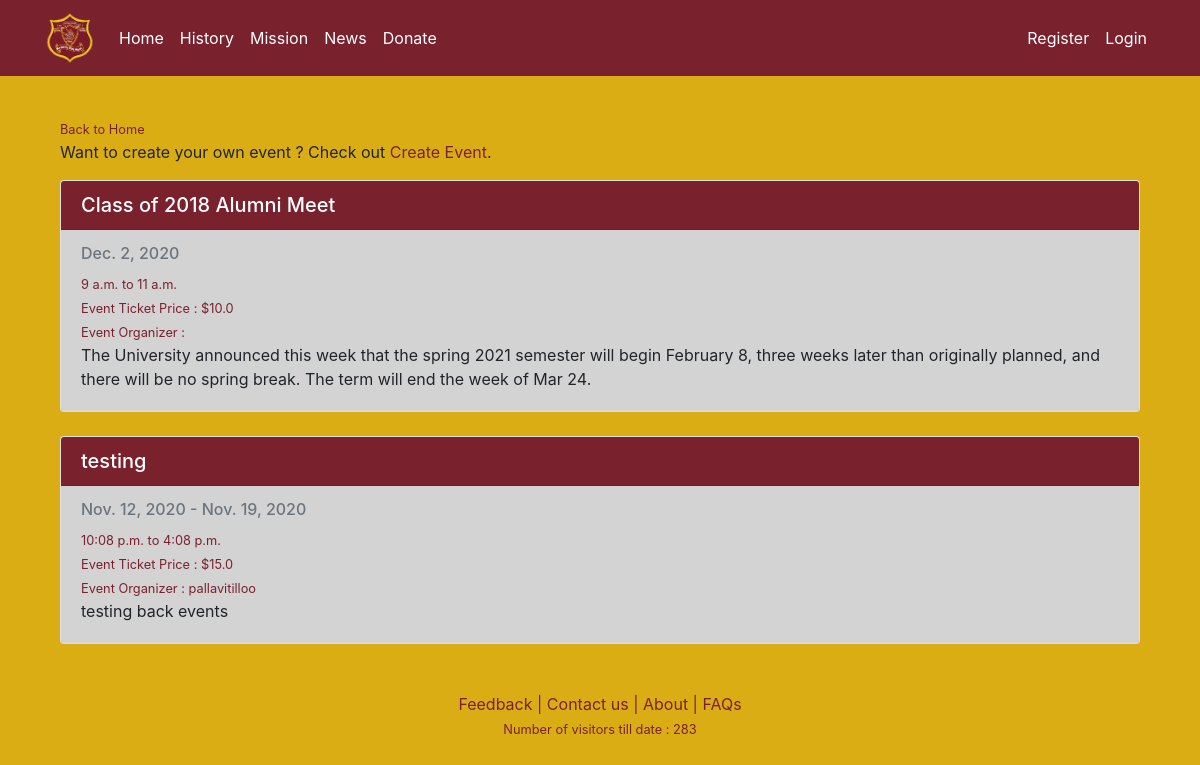
The page /alleventslist/ on the database as committed earlier.
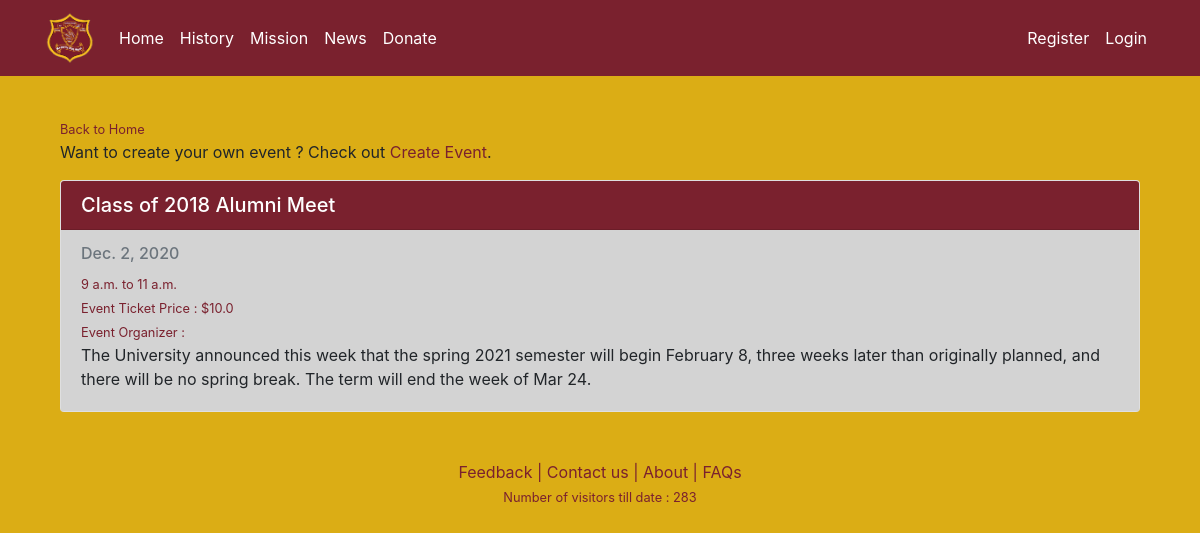
The same page on the database as committed later.
### Maggotty/models.py (models this page shows, shortened)
class Event(models.Model):
    eventName = models.CharField("Event Name", max_length=255, blank=False)
    eventDesc = models.TextField("Event Description", max_length=1024, blank=True, null=True)
    fromDate = models.DateField(blank=False)
    toDate = models.DateField(blank=False)
    startTime = models.TimeField()
    endTime = models.TimeField()
    ticket = models.FloatField("Ticket Price", null=True)
    isApproved = models.BooleanField("Is Approved", default=False)
    createdBy = models.CharField("Created By", max_length=255, editable=False)

### Maggotty/views.py (the view)
# urls.py: path("alleventslist/", views.alleventslist, name="alleventslist"),
def alleventslist(request):
    today = date.today().strftime('%Y-%m-%d')
    allEvents = Event.objects.filter(fromDate__range=["2010-01-01", today])
    return render(request, "Maggotty/alleventslist.html", {"allEvents": allEvents})

### Maggotty/templates/Maggotty/alleventslist.html (shortened to what this page needs)
{% extends "Maggotty/layout.html" %}
{% block content %}
<div class="container">
    <div class="row row-content">
        <div class="col col-sm order-sm-first col-md">
          <small><a href="{% url 'home' %}" class="redLink">Back to Home</a></small>
          <br/>
            <p>
                Want to create your own event ? Check out <a class="redLink" href="{% url 'createevent' %}">Create Event</a>.
            </p>
        </div>
    </div>
    {% for record in allEvents %}
    <div class="card">
        <h5 class="card-header text-white" style="background-color: #7a212e;">{{record.eventName}}</h5>
        <div class="card-body" style="background-color:lightgray;">
          {% if record.fromDate == record.toDate %}
            <h6 class="card-subtitle mb-2 text-muted">{{record.fromDate}}</h6>
          {% else %}
            <h6 class="card-subtitle mb-2 text-muted">{{record.fromDate}} - {{record.toDate}}</h6>
          {% endif %}
          <small class="redLink">{{record.startTime}} to {{record.endTime}}</small><br/>
          <small class="redLink">Event Ticket Price : ${{record.ticket}}</small><br/>
          <small class="redLink">Event Organizer : {{record.createdBy}}</small>
          <p class="card-text">{{record.eventDesc}}</p>
        </div>
      </div>
    <br/>
    {% endfor %}
</div>
{% endblock %}

### Maggotty/templates/Maggotty/layout.html (shortened to what this page needs)
<!DOCTYPE html>
<html>
<head>
    {% load static %}
    <link rel="stylesheet" type="text/css" href="{% static 'Maggotty/style.css' %}">
    <link rel="stylesheet" href="https://stackpath.bootstrapcdn.com/bootstrap/4.5.2/css/bootstrap.min.css">
    <link rel="stylesheet" href="https://stackpath.bootstrapcdn.com/font-awesome/4.7.0/css/font-awesome.min.css">
    <link rel="stylesheet" href="https://cdnjs.cloudflare.com/ajax/libs/tempusdominus-bootstrap-4/5.39.0/css/tempusdominus-bootstrap-4.min.css" />
</head>
<body class="bgPage">
    <nav class="navbar navbar-expand-md navbar-dark mb-3">
        <div class="container">
            <a class="navbar-brand" href="#">
                <img src="{% static 'Maggotty/MHLogo_tran.png' %}" height="50">
              </a>
            <div class="collapse navbar-collapse" id="navbarCollapse">
                <div class="navbar-nav">
                    <a href="{% url 'home' %}" class="nav-item nav-link active">Home</a>
                    <a href="{% url 'history' %}" class="nav-item nav-link active" >History</a>
                    <a href="{% url 'mission' %}" class="nav-item nav-link active">Mission</a>
                    <a href="{% url 'news' %}" class="nav-item nav-link active">News</a>
                    <a href="{% url 'donate' %}" class="nav-item nav-link active">Donate</a>
                </div>
                <div class="navbar-nav ml-auto">
                    {% if user.is_authenticated %}
                    <div><p style="color:white"></p></div>
                    <div class="btn-group">
                        <button type="button" class="btn btn-warning"><i class='fas fa-user-cog user-icon'></i> Welcome, {{ user.username }}</button>
                        <button type="button" class="btn btn-warning dropdown-toggle dropdown-toggle-split" data-toggle="dropdown" aria-haspopup="true" aria-expanded="false">
                          <span class="sr-only">Toggle Dropdown</span>
                        </button>
                        <div class="dropdown-menu">
                          <a class="dropdown-item" href="{% url 'mycart' %}">My cart</a>
                          <div class="dropdown-divider"></div>
                          <a class="dropdown-item" href="{% url 'logout' %}"><i class='fa fa-power-off' aria-hidden='true'></i>  Logout</a>
                        </div>
                      </div>
                    {% else %}
                        <a href="{% url 'register'%}" class="nav-item nav-link" style="color:white">Register</a>
                        <a href="{% url 'login'%}" class="nav-item nav-link" style="color:white">Login</a>
                    {% endif %}
                </div>
            </div>
        </div>
    </nav>
    <div class="container">
        <div class="row">
            <div class="col-md-12">
                  <br/>
                  {% block content %}
                  {% endblock %}
            </div>
        </div>
    </div>
    <footer style="padding-top: 2%;">
        <div class="row">
            <p>
                <div class="col-md-12 text-md-center col-s-3">
                    <a href="{% url 'feedback' %}" class="redLink" href="./feedback.html" >Feedback</a>
                    <span class="redLink">|</span>
                    <a href="{% url 'contact' %}" class="redLink">Contact us</a>
                    <span class="redLink">|</span>
                    <a href="{% url 'about' %}" class="redLink">About</a>
                    <span class="redLink">|</span>
                    <a href="{% url 'faq' %}" class="redLink">FAQs</a>
                </div>
            </p>
        </div>
        <div class="row">
            <div class="col-md-12 text-md-center text-muted">
              <p><small class="redLink">Number of visitors till date : 283</small></p>
            </div>
        </div>
    </footer>
</body>
</html>

### Maggotty/static/Maggotty/style.css (style rules this page uses)
.navbar { background: #7a212e; }
.redLink { color:#7a212e !important; }
.bgPage { background-color: #daaa0cf5; }

Rows that differ between the two databases and show on the page:
removed Event: eventName "testing", fromDate "Nov. 12, 2020", toDate "Nov. 19, 2020", startTime "10:08 p.m.", endTime "4:08 p.m.", ticket "15.0", createdBy "pallavitilloo", eventDesc "testing back events"
